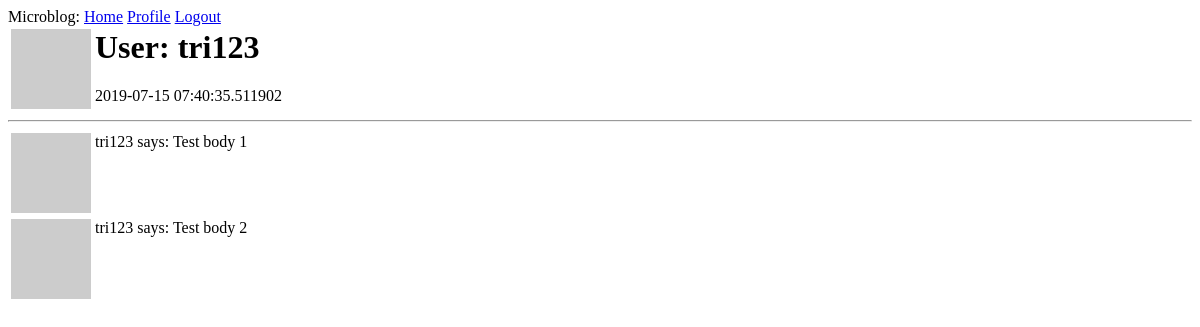
/user/tri123 (signed in), run on an earlier commit of the app's database.
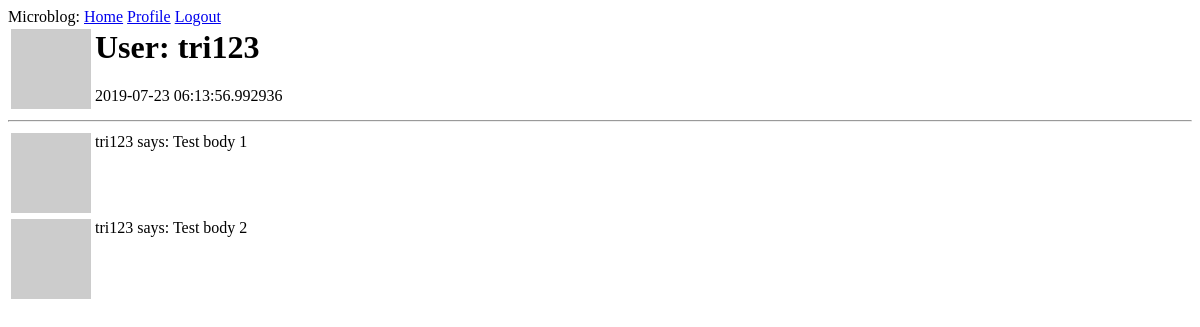
And on a later commit of the database.
### app/models.py (models this page shows, shortened)
class User(UserMixin,db.Model):
    id = db.Column(db.Integer, primary_key = True)
    username = db.Column(db.String(64), index = True, unique = True)
    email = db.Column(db.String(120), index = True, unique = True)
    password_hash = db.Column(db.String(128))
    about_me = db.Column(db.String(256))
    last_seen = db.Column(db.DateTime, default=datetime.utcnow)
    def avatar(self, size):
        digest = md5(self.email.lower().encode('utf-8')).hexdigest()
        return 'https://www.gravatar.com/avatar/{}?d=identicon&s={}'.format(digest, size)

### app/routes.py (the view)
@app.route('/user/<username>')
@login_required
def user(username):
    user = User.query.filter_by(username=username).first_or_404()
    posts = [{'author': user, 'body': 'Test body 1'},
             {'author': user, 'body': 'Test body 2'}
             ]
    return render_template("user.html", user=user, posts=posts)

### app/models.py (called while the page is built)
@login.user_loader
def load_user(id):
    return User.query.get(int(id))

### app/routes.py (called while the page is built)
@app.before_request
def before_request():
    if current_user.is_authenticated:
        current_user.last_seen = datetime.utcnow()
        db.session.commit()

### app/templates/user.html (shortened to what this page needs)
{% extends "base.html" %}
{% block content %}
    <table>
        <tr valign="top">
            <td><img src="{{user.avatar(128)}}"></td>
            <td><h1>User: {{user.username}}</h1>
                {% if user.last_seen %}
                <p>{{user.last_seen}}</p>
                {% endif %}
            </td>
        </tr>
    </table>
    <hr>
    {% for post in posts %}
    <table>
        <tr valign="top">
            <td><img src="{{user.avatar(80)}}"></td>
            <td>{{post.author.username}} says: {{post.body}}</td>
        </tr>
    </table>
    {% endfor %}
{% endblock %}

### app/templates/base.html
<div>
    Microblog:
    <a href="{{ url_for('index') }}">Home</a>
    {% if current_user.is_anomyous %}
    <a href="{{ url_for('login') }}">Login</a>
    {% else %}
    <a href="{{ url_for('user', username=current_user.username) }}">Profile</a>
    <a href="{{ url_for('logout') }}">Logout</a>
    {% endif %}
</div>
<div>
    {% block content %}
    {% endblock %}
</div>

What changed in the data, as far as the page shows it:
changed User "tri123": last_seen "2019-07-15 07:40:35.511902" → "2019-07-23 06:13:56.992936"
